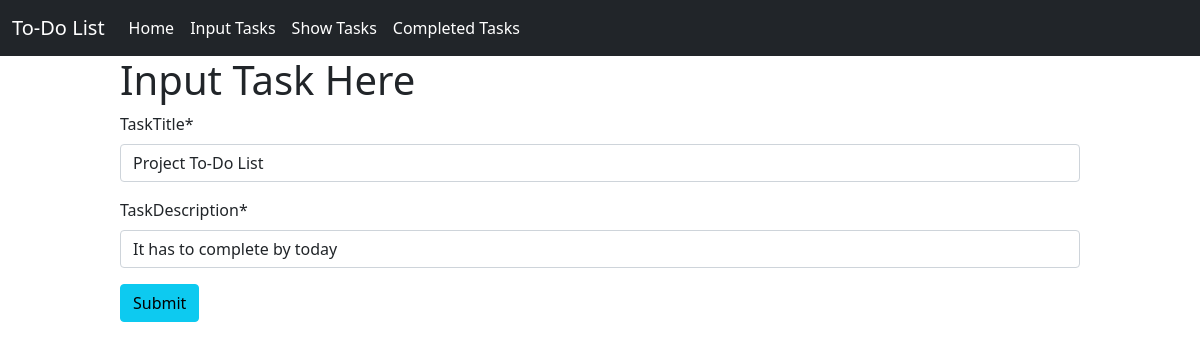
Screenshot of /edit_task/3 with the database file from the repository.
### ToDo_app/models.py (models this page shows)
class TaskModel(models.Model):
    taskTitle = models.CharField(max_length=50)
    taskDescription = models.CharField(max_length=150)
    is_complete = models.BooleanField(default=False)

### ToDo_app/views.py (the view)
# urls.py: path('edit_task/<int:id>', edit_task, name= 'edit_task'),
def edit_task(request, id):
    tasks = TaskModel.objects.get(pk=id)
    form = TaskModelForm(instance = tasks)
    if request.method == 'POST':
        form = TaskModelForm(request.POST, instance = tasks)
        if form.is_valid():
            form.save()
            return redirect('show_tasks')
    return render(request, 'input_tasks.html', {'form' : form})

### ToDo_app/forms.py
class TaskModelForm(forms.ModelForm):
    class Meta:
        model = TaskModel
        fields = ['taskTitle', 'taskDescription']

### ToDo_app/templates/input_tasks.html (shortened to what this page needs)
{% extends 'base.html' %}
{% block content %}
{% load crispy_forms_tags %}
    <div style = "width: 80%; margin: auto">
        <h1>Input Task Here</h1>
        <form method = "post">
            {{form | crispy}}
            <button class= "btn btn-info" type = "submit">Submit</button>
        </form>
    </div>
{% endblock %}

### rows the page displays
TaskModel: taskTitle "Project To-Do List", taskDescription "It has to complete by today"
